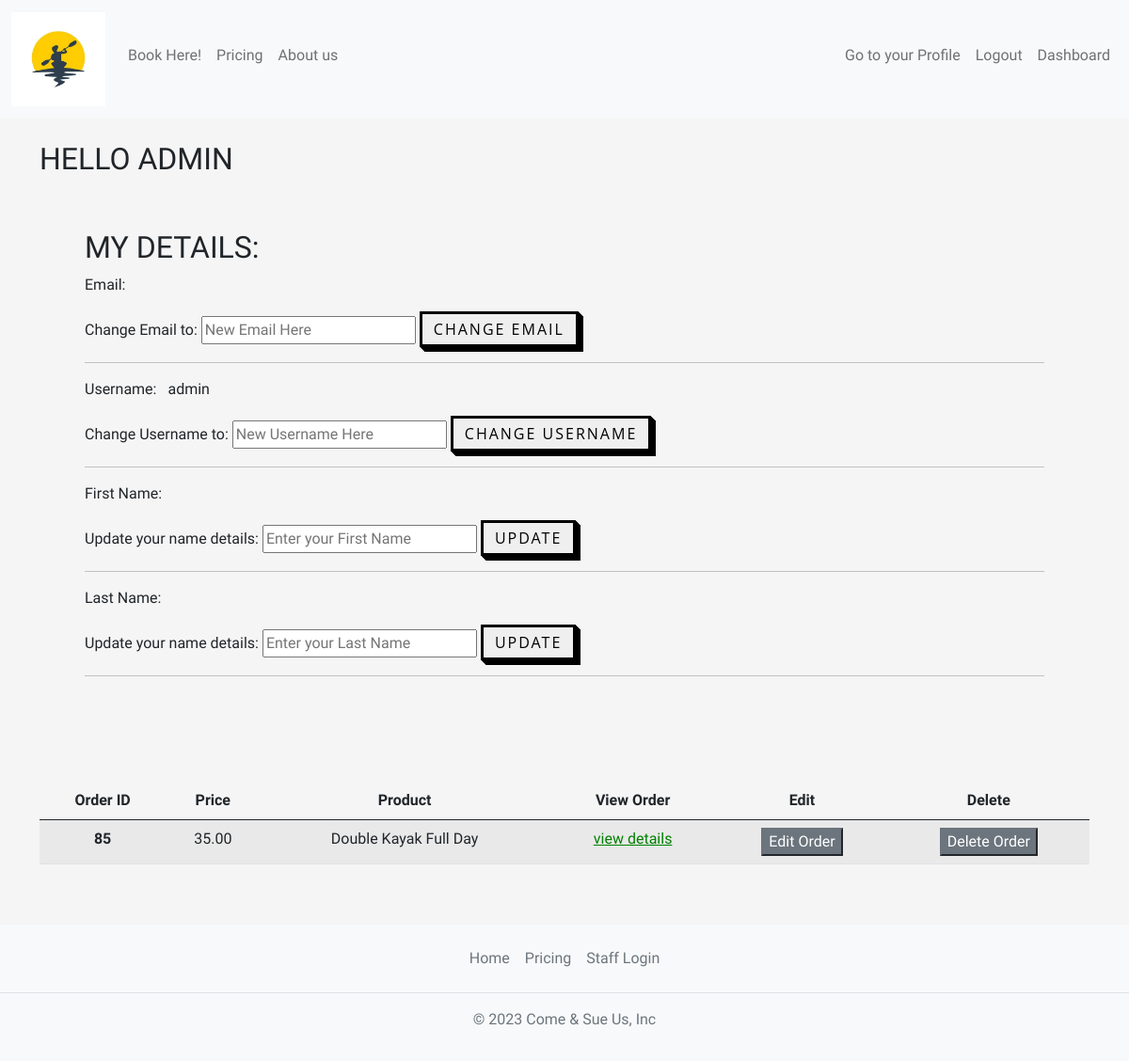
The page /profile (signed in) on the database as committed earlier.
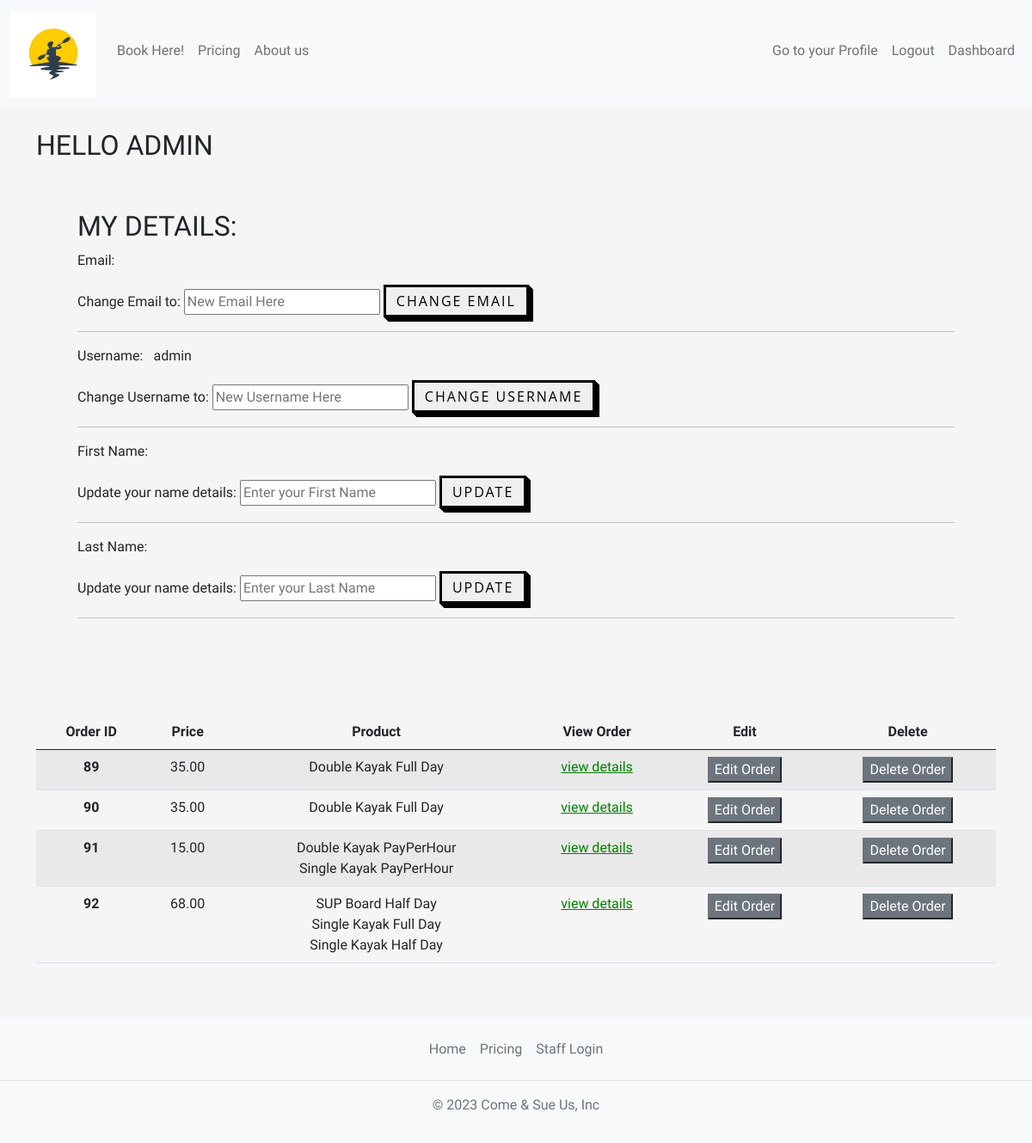
The same page on the database as committed later.
### home/models.py (models this page shows, shortened)
class OrderModel(models.Model):
    STATUS = (
        ('Awaiting Pickup', 'Awaiting Pickup'),
        ('Delivered', 'Delivered'),
    )
    user = models.ForeignKey(get_user_model(), on_delete=models.SET_NULL, null=True)
    created_on = models.DateTimeField(auto_now_add=True)
    price = models.DecimalField(max_digits=7, decimal_places=2)
    status = models.CharField(max_length=200, null=True, choices=STATUS)
    items = models.ManyToManyField(
        'Variant', related_name='order', blank=True)

class Variant(models.Model):
    name = models.CharField(max_length=100)
    description = models.TextField()
    image = models.ImageField(upload_to='variants_images/')
    price = models.DecimalField(max_digits=5, decimal_places=2)

### home/views.py (the view, shortened to what this page needs)
# urls.py: path('profile', views.profile, name='profile'),
@login_required
def profile(request):
    user = request.user
    my_orders = OrderModel.objects.filter(user=user)
    context = {
        'user_my_site': user,
        'my_orders': my_orders
    }
    return render(request, 'home/profile.html', context)

### home/templates/home/profile.html (shortened to what this page needs)
{% extends 'base.html' %}
{% block content %}
<div class="container col-md-12 mt-4 mb-5">
<h2>Hello {{user_my_site}}</h2>
<div class="p-5 ">
<form method="POST" action="{% url 'profile'%}">
    <h2>My details:</h2>
    <p>Email: <span class="px-2">{{user_my_site.email}} </span></p>
    <span>Change Email to: <input type="text" name="email" placeholder="New Email Here"/></span>
    <button type="submit" class="button-style" >Change Email</button>
    <hr>
    <p>Username: <span class="px-2">{{user_my_site.username}} </span></p>
    <span>Change Username to: <input type="text" name="username" placeholder="New Username Here"/></span>
    <button type="submit" class="button-style" >Change Username</button>
    <hr>
    <p>First Name: <span class="px-2">{{user_my_site.first_name}} </span></p>
    <span>Update your name details: <input type="text" name="first_name" placeholder="Enter your First Name"/></span>
    <button type="submit" class="button-style" >Update</button>
    <hr>
    <p>Last Name: <span class="px-2">{{user_my_site.last_name}} </span></p>
    <span>Update your name details: <input type="text" name="last_name" placeholder="Enter your Last Name"/></span>
    <button type="submit" class="button-style" >Update</button>
    <hr>
</form>
</div>
<div class="row justify-content-center" style="overflow-x:auto;">
            <div class="col-md-12 mt-5">
                {% if my_orders %}
                <table class="table table-hover table-striped">
                    <thead class="text-center">
                        <tr>
                            <th scope="col">Order ID</th>
                            <th scope="col">Price</th>
                            <th scope="col">Product</th>
                            <th scope="col">View Order</th>
                            <th scope="col">Edit</th>
                            <th scope="col">Delete</th>
                        </tr>
                    </thead>
                    <tbody class="text-center">
                        {% for order in my_orders %}
                        <tr>
                            <th scope="row">{{ order.pk }}</th>
                            <td>{{ order.price }}</td>
                            <td>{% for item in order.items.all %}
                                {{item.name}}<br>
                            {% endfor %}</td>
                            <td>
                                <a href="{% url 'update-order' order.pk%}"> view details</a>
                            </td>
                            <td><button class="button btn-secondary" type='submit' data-bs-toggle="modal" data-bs-target="#exampleModal"
                                >Edit Order</button></td>
                            <td>
                                <form method="post" action="{% url 'update-order' order.pk %}">
                                    <button class="button btn-secondary" type='submit'>Delete Order</button>
                                </form>
                            </td>
                        </tr>
                        {% endfor %}
                        {% else %}
                        <div class="container text-center mt-5">
                            <h1>Oh no! You are yet to have a booking with us, but have no fear, you'll find it right <a href="{% url 'order' %}">HERE</a></h1>
                        </div>
                        {% endif %}
                    </tbody>
                </table>
            </div>
        </div>
</div>
{% endblock content %}

Rows that differ between the two databases and show on the page:
removed OrderModel: pk "85", price "35.00", Variant (name "Double Kayak Full Day")
added OrderModel: pk "89", price "35.00", Variant (name "Double Kayak Full Day")
added OrderModel: pk "90", price "35.00", Variant (name "Double Kayak Full Day")
added OrderModel: pk "91", price "15.00"
now on this page (row unchanged): Variant: name "Double Kayak PayPerHour", shown under "91"
now on this page (row unchanged): Variant: name "Single Kayak PayPerHour", shown under "91"
added OrderModel: pk "92", price "68.00"
now on this page (row unchanged): Variant: name "SUP Board Half Day", shown under "92"
now on this page (row unchanged): Variant: name "Single Kayak Full Day", shown under "92"
now on this page (row unchanged): Variant: name "Single Kayak Half Day", shown under "92"
